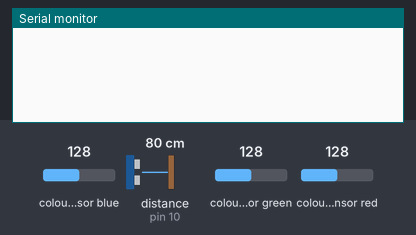
Recording of a sketch running on a simulated Arduino Uno, built with avr-gcc and run on an emulated ATmega328P. Shown: the last lines printed to the serial monitor. Wiring (inferred from the names in the program): ultrasonic range finder: trigger pin 9; echo pin 10; TCS3200 colour sensor: output pin 8; S2 pin 6; S3 pin 7; S0 pin 4; S1 pin 5. The test bench sets the inputs (shaded band); at power-on: distance to the obstacle (sensor on pin 10) 80 cm, colour sensor blue 128, colour sensor green 128, colour sensor red 128. The echo pulse lasts 58.3 µs per cm.

Above: at 1.2 s.
1.3 s: distance to the obstacle (sensor on pin 10) set to 2 cm
At 2.2 s:
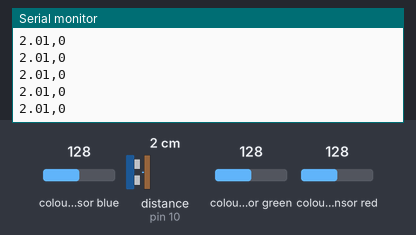
2.8 s: colour sensor blue set to 5
5.8 s: colour sensor green set to 5
At 6.9 s:
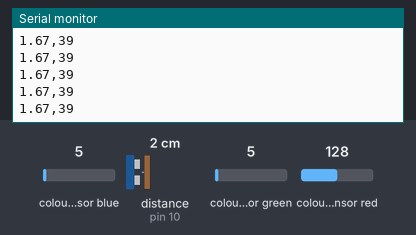
7.3 s: colour sensor red set to 5
At 8.0 s:
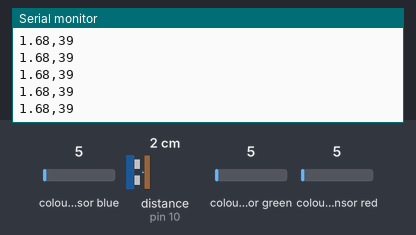
8.8 s: distance to the obstacle (sensor on pin 10) set to 4 cm
At 9.7 s:
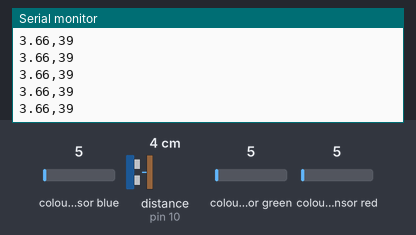
Timing chart, 0 to 11.3 s (numbered marks = the images above; inputs shaded):
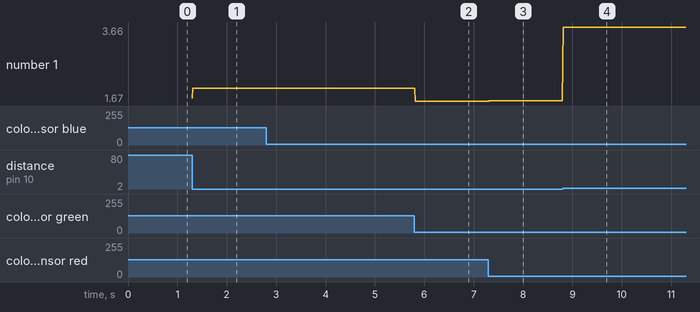

The sketch:

MCT_sensoer.ino
```cpp
///////////////////////////////ultrasonic_SENSOR/////////////////////////////////////
int trigPin = 9;
int echoPin = 10;
long duration;
float distance;

//////////////////////////////////////COLOR_SENSOR////////////////////////////////////
#define S0 4
#define S1 5
#define S2 6
#define S3 7
#define sensorOut 8
int frequencyRed = 0;
int frequencyGreen = 0;
int frequencyBlue = 0;
int COLOR =0;

void setup (){

///////////////////////////////// Ultrasonic setup ////////////////////////////////
  pinMode(trigPin, OUTPUT);
  pinMode(echoPin, INPUT);

//////////////////////////////////COLOR_SENSOR_SETUP//////////////////////////////
  pinMode(S0, OUTPUT);
  pinMode(S1, OUTPUT);
  pinMode(S2, OUTPUT);
  pinMode(S3, OUTPUT);
  pinMode(sensorOut, INPUT);

  digitalWrite(S0,HIGH);  // Setting frequency-scaling to 20%
  digitalWrite(S1,LOW);

  Serial.begin(9600);
}

void loop ()
{
///////////////////////////////////////////////ULTRASONIC_SENSOR_LOOP////////////////////////
digitalWrite(trigPin, LOW);  // Clears the trigPin//
delayMicroseconds(2);

digitalWrite(trigPin, HIGH); // Sets the trigPin on HIGH state for 10 micro seconds
delayMicroseconds(10);
digitalWrite(trigPin, LOW);

duration = pulseIn(echoPin, HIGH);  // Reads the echoPin, returns the sound wave travel time in microseconds

distance= duration*0.034/2;  // Calculating the distance


//////////////////////////////////////////COLOR_SENSOR_LOOP///////////////////////////////////
/*red*/
  digitalWrite(S2,LOW); // Setting red filtered photodiodes to be read
  digitalWrite(S3,LOW);
  frequencyRed = pulseIn(sensorOut, LOW);  // Reading the output frequency

  /*green*/
  digitalWrite(S2,HIGH); // Setting Green filtered photodiodes to be read
  digitalWrite(S3,HIGH);
  frequencyGreen = pulseIn(sensorOut, LOW); // Reading the output frequency

 /*blue*/
  digitalWrite(S2,LOW);  // Setting Blue filtered photodiodes to be read
  digitalWrite(S3,HIGH);
  frequencyBlue = pulseIn(sensorOut, LOW); // Reading the output frequency

 /*system_setup*/
  if( frequencyRed < frequencyGreen && frequencyRed < frequencyBlue )
  {
  COLOR = frequencyRed;//printing RED color frequency
  }
  else if (frequencyGreen < frequencyRed && frequencyGreen < frequencyBlue )
  {
  COLOR = frequencyGreen ;//printing RED color frequency
  }
  else if (frequencyBlue < frequencyGreen && frequencyBlue < frequencyRed )
  {
  COLOR = frequencyBlue ;//printing RED color frequency
  }
if (distance <= 10 )
{
 Serial.print(distance); // Prints the distance on the Serial Monitor
  /*Serial.print("CM");*/
 Serial.print(",");
 Serial.println(COLOR);
  delay(10);
}
}
```

Measured:
- after the input at 1.3 s, the serial monitor: prints a new line at once (image 1)
- after the input at 5.8 s, the serial monitor: prints a new line at once (image 2)
- after the input at 7.3 s, the serial monitor: prints a new line at once (image 3)
- after the input at 8.8 s, the serial monitor: prints a new line at once (image 4)
- plotted number 1: 2.01 → 1.67 after the input at 5.8 s, 1.67 → 1.68 after the input at 7.3 s, 1.68 → 3.66 after the input at 8.8 s
